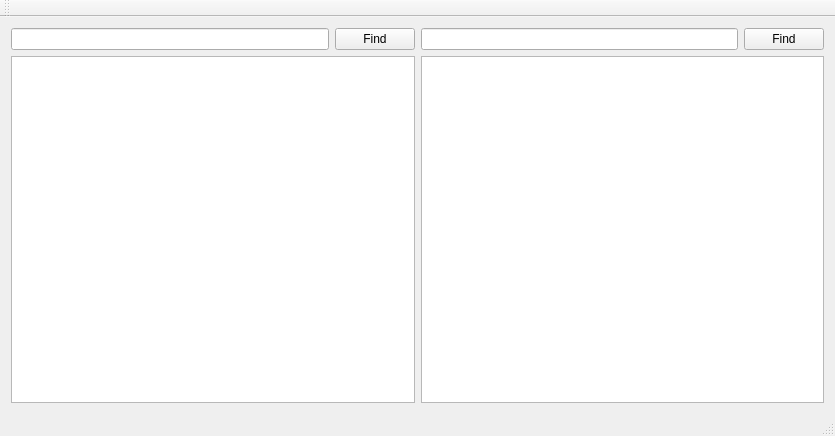
<?xml version="1.0" encoding="UTF-8"?>
<ui version="4.0">
 <class>MainWindow</class>
 <widget class="QMainWindow" name="MainWindow">
  <property name="geometry">
   <rect>
    <x>0</x>
    <y>0</y>
    <width>835</width>
    <height>436</height>
   </rect>
  </property>
  <property name="windowTitle">
   <string>MainWindow</string>
  </property>
  <widget class="QWidget" name="centralWidget">
   <layout class="QHBoxLayout" name="horizontalLayout_3">
    <item>
     <layout class="QVBoxLayout" name="verticalLayout_2">
      <item>
       <layout class="QHBoxLayout" name="horizontalLayout_2">
        <item>
         <widget class="QLineEdit" name="first_path"/>
        </item>
        <item>
         <widget class="QPushButton" name="first_find">
          <property name="text">
           <string>Find</string>
          </property>
         </widget>
        </item>
       </layout>
      </item>
      <item>
       <widget class="QListView" name="first_view"/>
      </item>
     </layout>
    </item>
    <item>
     <layout class="QVBoxLayout" name="verticalLayout">
      <item>
       <layout class="QHBoxLayout" name="horizontalLayout">
        <item>
         <widget class="QLineEdit" name="second_path"/>
        </item>
        <item>
         <widget class="QPushButton" name="second_find">
          <property name="text">
           <string>Find</string>
          </property>
         </widget>
        </item>
       </layout>
      </item>
      <item>
       <widget class="QListView" name="second_view"/>
      </item>
     </layout>
    </item>
   </layout>
  </widget>
  <widget class="QMenuBar" name="menuBar">
   <property name="geometry">
    <rect>
     <x>0</x>
     <y>0</y>
     <width>835</width>
     <height>18</height>
    </rect>
   </property>
  </widget>
  <widget class="QToolBar" name="mainToolBar">
   <attribute name="toolBarArea">
    <enum>TopToolBarArea</enum>
   </attribute>
   <attribute name="toolBarBreak">
    <bool>false</bool>
   </attribute>
  </widget>
  <widget class="QStatusBar" name="statusBar"/>
 </widget>
 <layoutdefault spacing="6" margin="11"/>
 <resources/>
 <connections/>
</ui>
